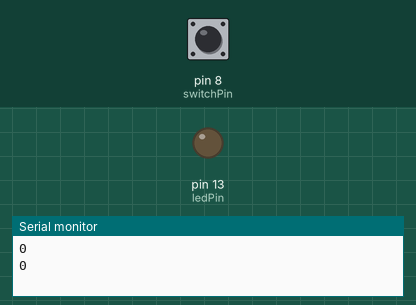
Simulated run of this sketch. Board: Arduino Uno, built with avr-gcc and run on an emulated ATmega328P. Shown: output pins drawn as LEDs (lit = HIGH), the last lines printed to the serial monitor. The inputs (shaded band) are chosen by the test bench; at power-on: pin 8 (switchPin) LOW.

Above: at 1.8 s.
1.9 s: pin 8 (switchPin) pulled HIGH for 0.6 s
At 2.8 s:
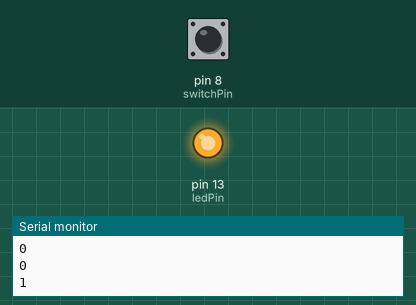
4.5 s: pin 8 (switchPin) pulled HIGH for 3.2 s
At 8.8 s:
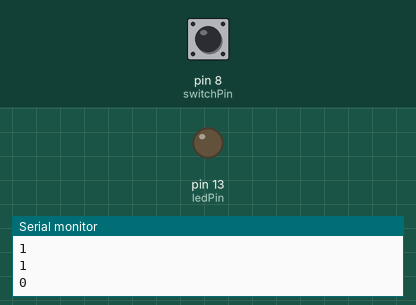
Timing chart, 0 to 10.3 s (numbered marks = the images above; inputs shaded):
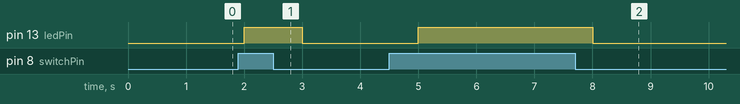

The sketch:

led_button_blink.ino
```cpp
int switchPin = 8;
int ledPin = 13;

void setup() {
  pinMode(switchPin,INPUT);
  Serial.begin(9600);
  pinMode(ledPin, OUTPUT);
}

void loop() {
  Serial.println(digitalRead(switchPin));
  delay(1000);
  if (digitalRead(switchPin) == HIGH)
  {
    digitalWrite(ledPin,HIGH);
  }
  else
  {
    digitalWrite(ledPin,LOW);
  }
}
```

Measured:
- after the input at 1.9 s, pin 13 (ledPin): LOW → HIGH after 0.10 s, → LOW 1.0 s later
- after the input at 4.5 s, pin 13 (ledPin): LOW → HIGH after 0.50 s, → LOW 3.0 s later
